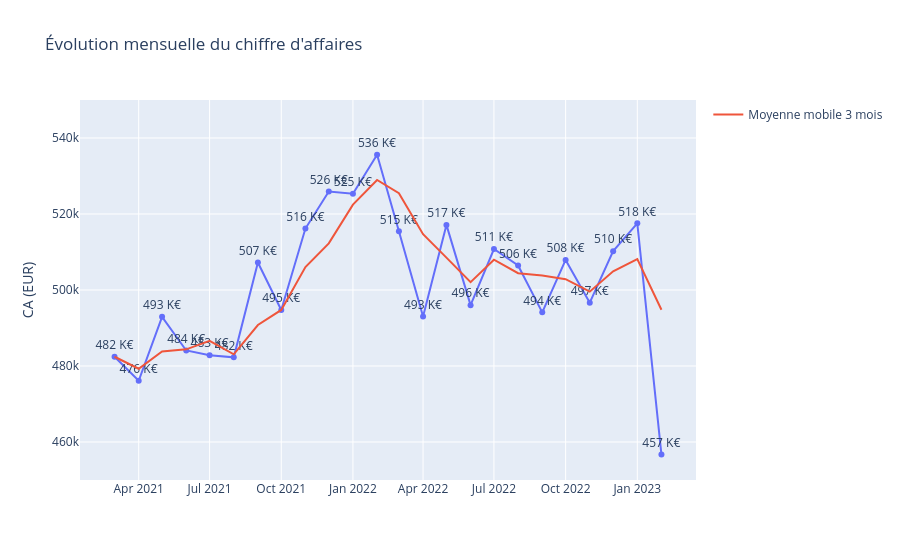

Source (notebook cell):
### Code cell
ca_mensuel['chiffre_affaires_label'] = ca_mensuel['chiffre_affaires'].map(
    lambda x: f"{round(x / 1000):.0f} K€"
)
figure_ca = px.line(
    ca_mensuel,
    x='période',
    y='chiffre_affaires',
    markers=True,
    text='chiffre_affaires_label',
    title="Évolution mensuelle du chiffre d'affaires"
)

figure_ca.update_traces(
    textposition='top center'
)

figure_ca.add_scatter(
    x=ca_mensuel['période'],
    y=ca_mensuel['moyenne_mobile_3_mois'],
    mode='lines',
    name='Moyenne mobile 3 mois'
)

figure_ca.update_layout(
    xaxis_title='',
    yaxis_title='CA (EUR)',
    yaxis_range=[450000, 550000]
)

figure_ca.show()
